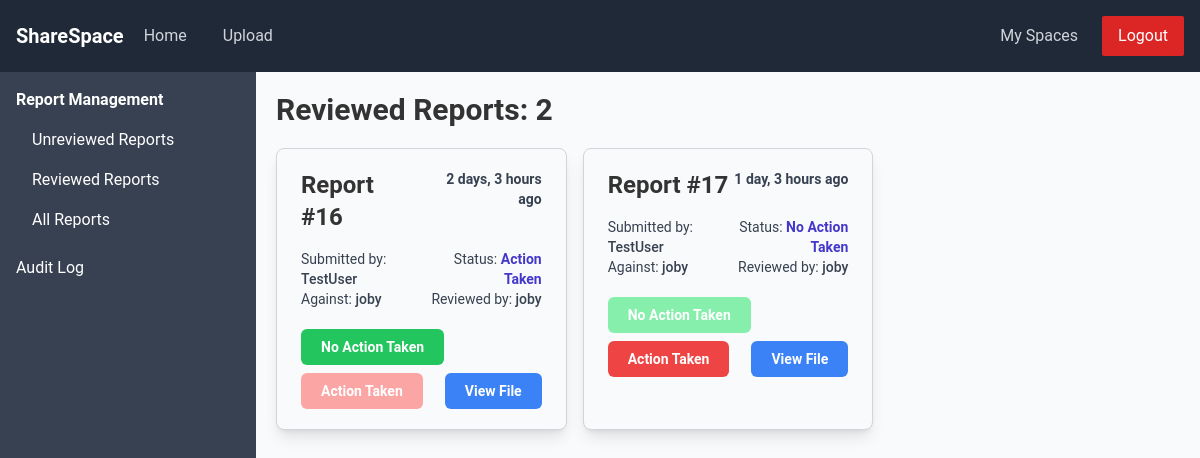
/admin-panel/reviewed-reports/ (signed in), run on the app's committed database.
### app/models.py (models this page shows)
class Report(models.Model):
    class ReportStatus(models.TextChoices):
        UNDER_REVIEW = "UR", "Under Review"
        REVIEWED_NO_ACTION = "RNA", "No Action Taken"
        REVIEWED_ACTION_TAKEN = "RAT", "Action Taken"
    reported_by = models.ForeignKey(
        User, on_delete=models.CASCADE, related_name="reports_sent"
    )
    user_reported = models.ForeignKey(
        User, on_delete=models.CASCADE, related_name="reports_received"
    )
    file_reported = models.ForeignKey(UploadedFile, on_delete=models.CASCADE)
    date_submitted = models.DateTimeField(auto_now_add=True)
    status = models.CharField(
        max_length=3,
        choices=ReportStatus.choices,
        default=ReportStatus.UNDER_REVIEW,
        editable=True,
    )
    reviewed_by = models.ForeignKey(
        User, related_name="reports_reviewed", null=True, on_delete=models.CASCADE
    )
    def time_since_submission(self):
        return timesince(self.date_submitted)
    def __str__(self):
        return f"Report #{self.id} on {self.user_reported.username}"

### admin_panel/decorators.py (the view)
        def _wrapped_view(request, *args, **kwargs):
            if in_group(request.user, request):
                return view_func(request, *args, **kwargs)
            else:
                return redirect(redirect_url)

### admin_panel/views.py (called while the page is built)
@group_required("Admin")
def view_reviewed_reports(request):
    reviewed_reports = get_reviewed_reports()
    print(reviewed_reports)
    return render(
        request, "admin_panel/reviewed_reports.html", {"reports": reviewed_reports}
    )

### app/models.py (called while the page is built)
def get_reviewed_reports():
    reviewed_reports = Report.objects.filter(
        Q(status=Report.ReportStatus.REVIEWED_ACTION_TAKEN)
        | Q(status=Report.ReportStatus.REVIEWED_NO_ACTION)
    )
    return reviewed_reports

### admin_panel/templates/admin_panel/reviewed_reports.html (shortened to what this page needs)
{% extends "admin_panel/base.html" %}
{% block admin_content %}
<div class="reports-container container mx-auto p-5">
    <h1 class="text-3xl font-semibold pb-5">Reviewed Reports: {{ reports|length }}</h1>
    <div class="reports grid grid-cols-1 md:grid-cols-2 lg:grid-cols-3 gap-4">
        {% for report in reports %}
        <div class="report-card bg-gray-50 py-5 px-6 border border-gray-300 rounded-lg shadow-lg hover:shadow-xl transition-shadow duration-300">
            <div class="flex flex-row justify-between">
                <h2 class="text-2xl font-bold mb-4">Report #{{ report.id }}</h2>
                <p class="text-sm text-gray-700 text-right font-semibold">{{ report.time_since_submission}} ago</p>
            </div>
            <div class="flex flex-row justify-between">
                <div>
                    <p class="text-sm text-gray-700">Submitted by: <span class="font-medium">{{ report.reported_by.username }}</span></p>
                    <p class="text-sm text-gray-700">Against: <span class="font-medium">{{ report.user_reported.username }}</span></p>
                </div>
                <div class="text-right">
                    <p class="text-sm text-gray-700">Status: <span class="font-semibold text-indigo-700">{{ report.get_status_display }}</span></p>
                    <p class="text-sm text-gray-700">Reviewed by: <span class="font-medium">{{ report.reviewed_by.username }}</span></p>
                </div>
            </div>
            <div class="flex flex-wrap gap-2 justify-between mt-5">
                <form action="{% url 'report_no_action' request.user.id report.id %}" method="post">
                    <button type="submit" class="px-5 py-2 text-sm font-semibold text-white {% if report.status != "RNA" %}bg-green-500 hover:bg-green-600 {% else %}bg-green-300 {% endif %}rounded-md focus:outline-none focus:ring-2 focus:ring-green-300 focus:ring-offset-2 transition duration-300 ease-in-out" {% if report.status == "RNA" %}disabled{% endif %}>No Action Taken</button>
                </form>
                <form action="{% url 'report_action_taken' request.user.id report.id %}" method="post">
                    <button type="submit" class="px-5 py-2 text-sm font-semibold text-white rounded-md {% if report.status != "RAT" %}bg-red-500 hover:bg-red-600 {% else %}bg-red-300 {% endif %}focus:outline-none focus:ring-2 focus:ring-red-300 focus:ring-offset-2 transition duration-300 ease-in-out" {% if report.status == "RAT" %}disabled{% endif %}>Action Taken</button>
                </form>
                <a href="{% url 'download' report.file_reported.id %}" class="px-5 py-2 text-sm font-semibold text-white bg-blue-500 rounded-md hover:bg-blue-600 focus:outline-none focus:ring-2 focus:ring-blue-300 focus:ring-offset-2 transition duration-300 ease-in-out" target="_blank">View File</a>
            </div>
        </div>
        {% endfor %}
    </div>
</div>
{% endblock admin_content %}

### app/static/css/styles.css (style rules this page uses)
:root { --gray-100: #f8f9fa; }
*, *::before, *::after { box-sizing: content-box; }
html, body { padding: 0; margin: 0; }
body { font-family: "Roboto", sans-serif; color: #333; }
.container { position: relative; }

### data on the page
Report: id "16", time_since_submission "2 days, 3 hours", reported_by.username "TestUser", user_reported.username "joby", status "Action Taken", reviewed_by.username "joby"
Report: id "17", time_since_submission "1 day, 3 hours", reported_by.username "TestUser", user_reported.username "joby", status "No Action Taken", reviewed_by.username "joby"

### other printed values
{{ reports|length }} "2"
